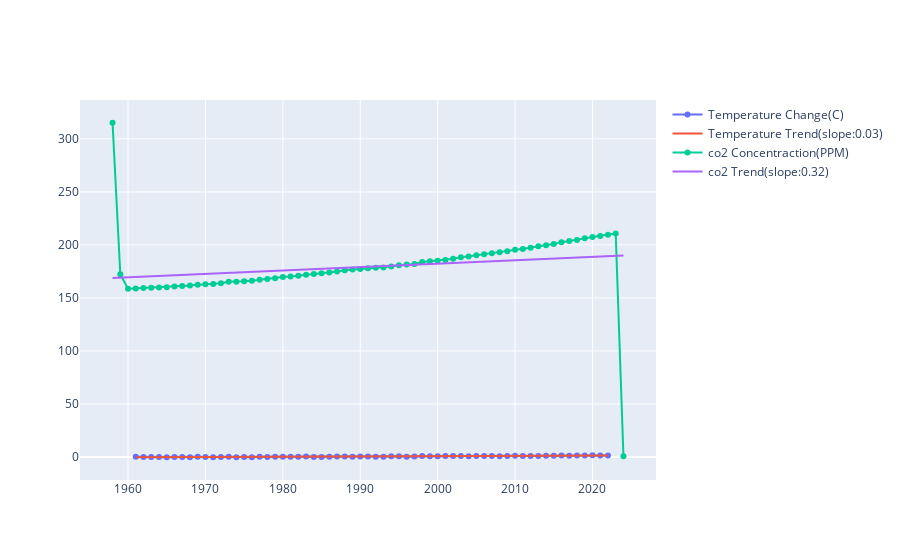

The code cell stored with this chart in its notebook:
### Code cell
fig_trends.add_trace(go.Scatter(
    x=co2_yearly.index,
    y=co2_trend_line,
    mode='lines',
    name=f'co2 Trend(slope:{co2_trend.slope:.2f})'
))
